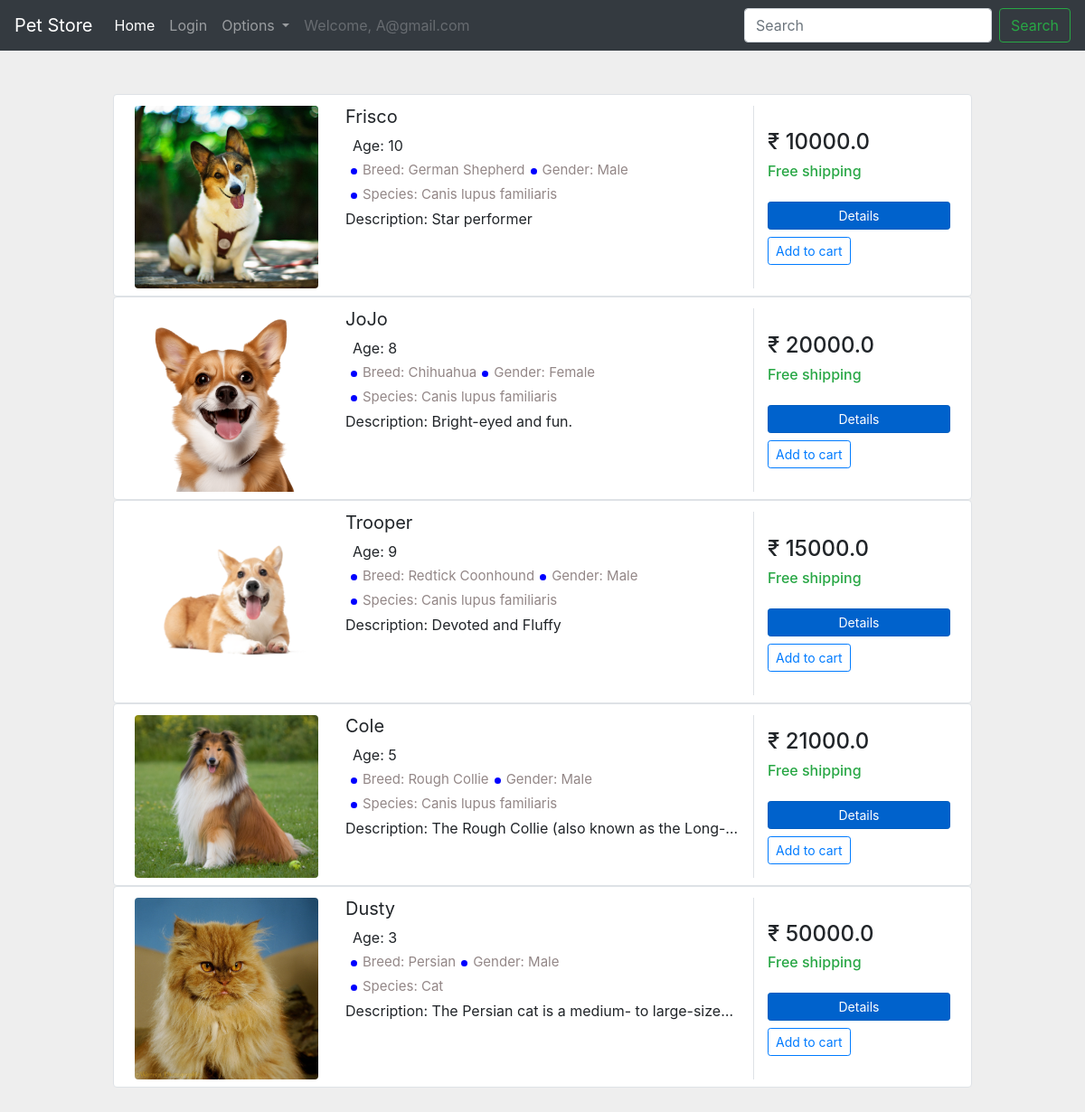
/view-pets/ (signed in), run on the app's committed database.
### PetStoreApp/models.py (models this page shows)
class Pet(models.Model):
    gender = (("Male","male"),("Female","female"))
    image = models.ImageField(upload_to="media")
    name = models.CharField(max_length=200)
    species = models.CharField(max_length=200)
    breed = models.CharField(max_length=200)
    age = models.IntegerField()
    gender = models.CharField(max_length=200, choices=gender)
    description = models.CharField(max_length=500)
    price = models.FloatField()
    slug = models.SlugField(default='',null=False)
    cpetobj = CustomManager()
    objects = Manager()
    class Meta:
        db_table = "Pet"

### PetStoreApp/views.py (the view)
# urls.py: path("view-pets/", ViewPets.as_view(), name = "ViewPets"),
class ViewPets(ListView):
    model = Pet
    template_name = "view-pets.html"
    context_object_name = "pet_records"
    def get_context_data(self, **kwargs):
        data = self.request.session['sessionvalue']
        context = super().get_context_data(**kwargs)
        context['session'] = data
        return context

### PetStoreApp/templates/view-pets.html (shortened to what this page needs)
{% extends 'top-nav.html' %}
{% block content %}
    <div class="container mt-5 mb-5">
        <div class="d-flex justify-content-center row">
            <div class="col-md-10">
                {% for pet in pet_records%}
                <div class="row p-2 bg-white border rounded">
                    <div class="col-md-3 mt-1"><img class="img-fluid img-responsive rounded product-image" src="{{ pet.image.url }}"></div>
                    <div class="col-md-6 mt-1">
                        <h5>{{ pet.name }}</h5>
                        <div class="d-flex flex-row">
                            <div class="ratings mr-2"></div><span>Age: {{ pet.age }}</span>
                        </div>
                        <div class="mt-1 mb-1 spec-1"><span class="dot"></span><span>Breed: {{ pet.breed }}</span><span class="dot"></span><span>Gender: {{ pet.gender }}<br></span></div>
                        <div class="mt-1 mb-1 spec-1"><span class="dot"></span><span>Species: {{ pet.species }}</span></div>
                        <p class="text-justify text-truncate para mb-0">Description: {{ pet.description }}<br><br></p>
                    </div>
                    <div class="align-items-center align-content-center col-md-3 border-left mt-1">
                        <div class="d-flex flex-row align-items-center">
                            <h4 class="mr-1">₹ {{ pet.price }}</h4>
                        </div>
                        <h6 class="text-success">Free shipping</h6>
                        <div class="d-flex flex-column mt-4">
                            <a href="../pet-details/{{ pet.slug }}/" class="btn btn-primary btn-sm active" role="button">
                                Details
                            </a>
                            <form method = "POST" action="{% url 'AddToCart' %}">
                                <button class="btn btn-outline-primary btn-sm mt-2" type="submit">Add to cart</button>
                            </div>
                    </div>
                </div>
                {% endfor %}
            </div>
        </div>
    </div>
{% endblock %}

### PetStoreApp/templates/top-nav.html (shortened to what this page needs)
<!DOCTYPE html>
<html lang="en">
<head>
    <link rel="stylesheet" href="https://cdn.jsdelivr.net/npm/bootstrap@4.4.1/dist/css/bootstrap.min.css">
    <nav class="navbar navbar-expand-lg navbar-dark bg-dark">
        <a class="navbar-brand" href="">Pet Store</a>
        <div class="collapse navbar-collapse" id="navbarSupportedContent">
          <ul class="navbar-nav mr-auto">
            <li class="nav-item active">
              <a class="nav-link" href="{% url 'ViewPets' %}">Home <span class="sr-only">(current)</span></a>
            </li>
            <li class="nav-item">
              <a class="nav-link" href="{% url 'LoginUser' %}">Login</a>
            </li>
            <li class="nav-item dropdown">
              <a class="nav-link dropdown-toggle" href="#" id="navbarDropdown" role="button" data-toggle="dropdown" aria-haspopup="true" aria-expanded="false">
                Options
              </a>
            </li>
            <li class="nav-item">
              <a class="nav-link disabled" href="#">Welcome, {{ session }}</a>
            </li>
          </ul>
          <form class="form-inline my-2 my-lg-0" method="POST" action="{% url 'SearchPets' %}">
            <input class="form-control mr-sm-2" type="search" placeholder="Search" aria-label="Search" name="searchquery">
            <button class="btn btn-outline-success my-2 my-sm-0" type="submit">Search</button>
          </form>
        </div>
      </nav>
</head>
<body>
{% block content %}
{% endblock %}
</body>
</html>

### PetStoreApp/templates/view-pets.html (style rules this page uses)
body { background:#eee }
.product-image { width: 100% }
.dot { height: 7px;width: 7px;margin-left: 6px;margin-right: 6px;margin-top: 3px;background-color: blue;border-radius: 50%;display: inline-block }
.spec-1 { color: #938787;font-size: 15px }
h5 { font-weight: 400 }
.para { font-size: 16px }

### data on the page
Pet: image (picture), name "Frisco", age "10", breed "German Shepherd", gender "Male", species "Canis lupus familiaris", description "Star performer", price "10000.0"
Pet: image (picture), name "JoJo", age "8", breed "Chihuahua", gender "Female", species "Canis lupus familiaris", description "Bright-eyed and fun.", price "20000.0"
Pet: image (picture), name "Trooper", age "9", breed "Redtick Coonhound", gender "Male", species "Canis lupus familiaris", description "Devoted and Fluffy", price "15000.0"
Pet: image (picture), name "Cole", age "5", breed "Rough Collie", gender "Male", species "Canis lupus familiaris", description "The Rough Collie (also known as the Long-…", price "21000.0"
Pet: image (picture), name "Dusty", age "3", breed "Persian", gender "Male", species "Cat", description "The Persian cat is a medium- to large-size…", price "50000.0"

### other printed values
{{ session }} "A@gmail.com"
